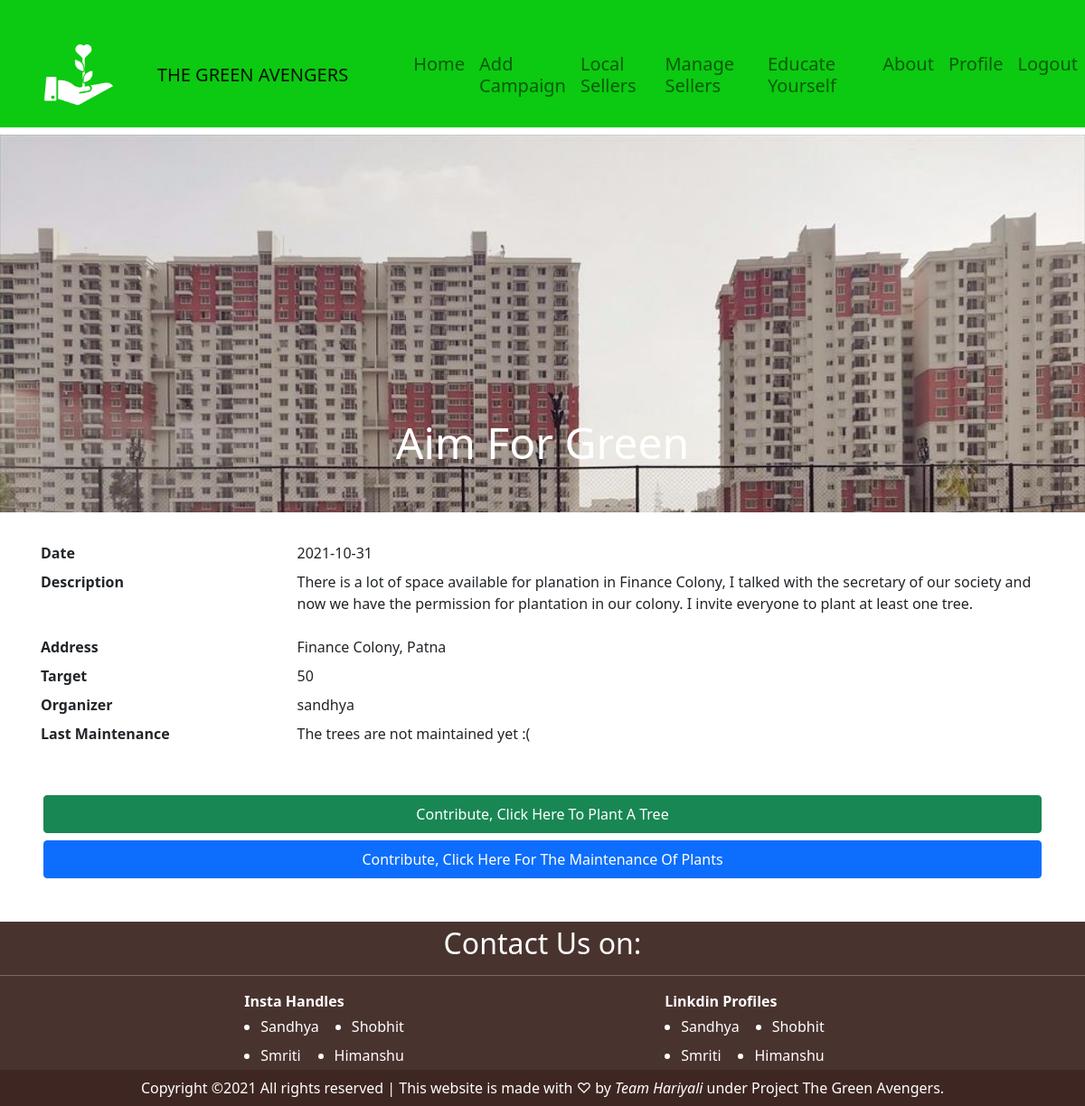
The app's page /details/2 (signed in) with its own data.
### app.py (models this page shows, shortened)
class Campaign(db.Model):
    __tablename__ = 'campaigns'
    id = db.Column(db.Integer(), primary_key=True)
    name = db.Column(db.String(255), nullable=False, unique=True)
    city = db.Column(db.String(50), nullable=False)
    address = db.Column(db.Text(), nullable=False)
    target = db.Column(db.Integer(), nullable=False)
    trees_planted = db.Column(db.Integer(), nullable=False, default=0)
    date = db.Column(db.DateTime(), nullable=False, default=datetime.utcnow)
    description = db.Column(db.Text(), nullable=False, default="")
    organizer_id = db.Column(db.Integer(), db.ForeignKey('users.id'), nullable=False)
    image_file = db.Column(db.String(50), nullable=False, default='default_campaign.jpg')
    last_maintenance = db.Column(db.DateTime())
    volunteers = db.relationship('User', secondary='campaign_volunteers')

class User(db.Model, UserMixin):
    __tablename__ = 'users'
    id = db.Column(db.Integer, primary_key = True)
    username = db.Column(db.String(50), nullable = False, unique = True)
    password = db.Column(db.String(255), nullable = False, server_default = '')
    active = db.Column(db.Boolean(), nullable = False, server_default = '0')
    city = db.Column(db.String(255), nullable=False, default='')
    age = db.Column(db.Integer(), nullable=False, default=0)
    gender = db.Column(db.String(50), nullable=False, default='Female')
    institution = db.Column(db.String(200))
    points = db.Column(db.Integer, nullable=False, default=0)
    trees_planted = db.Column(db.Integer, nullable=False, default=0)
    roles = db.relationship('Role', secondary='user_roles')
    campaigns = db.relationship('Campaign', backref='organizer', lazy=True)
    images = db.relationship('Image', backref='uploader', lazy=True)
    sellers = db.relationship('Seller', backref='organizer', lazy=True)

### app.py (the view, shortened to what this page needs)
@app.route('/details/<campaign_id>', methods=['GET', 'POST'])
@login_required
def campaignDetail(campaign_id):
    campaign = Campaign.query.get(campaign_id)
    form_tree = PlantTreeForm()
    form_water = WaterTreeForm()
    return render_template('campaignDetail.html', campaign = campaign, form_tree = form_tree, form_water=form_water, user=current_user)

### templates/campaignDetail.html (shortened to what this page needs)
<!doctype html>
<html lang="en">
<head>
  <link href="https://cdn.jsdelivr.net/npm/bootstrap@5.1.3/dist/css/bootstrap.min.css" rel="stylesheet"
>
  <link rel="stylesheet" href="{{ url_for('static', filename='campaignDetail.css') }}">
</head>
<body>
  {% from "_macros.html" import navbar, footer %}
  {{ navbar(user) }}
  <div class="item">
    <div id="carouselExampleCaptions" class="carousel slide" data-bs-ride="carousel">
      <div class="carousel-inner">
        <div class="carousel-item active">
          <img src="{{ url_for('static', filename='images/' + campaign.image_file) }}"
            class="d-block img-fluid" alt="..." style="width: 100%;height: fit-content;">
          <div class="carousel-caption d-none d-md-block">
            <h5 class="display-5">{{ campaign.name }}</h5>
          </div>
        </div>
      </div>
    </div>
    <dl class="row">
      <dt class="col-sm-3">Date</dt>
      <dd class="col-sm-9">{{ campaign.date.date() }}</dd>
      <dt class="col-sm-3">Description</dt>
      <dd class="col-sm-9">
        <p>{{ campaign.description }}</p>
      </dd>
      <dt class="col-sm-3">Address</dt>
      <dd class="col-sm-9">{{ campaign.address }}</dd>
      <dt class="col-sm-3 text-truncate">Target</dt>
      <dd class="col-sm-9"> {{ campaign.target }} </dd>
      <dt class="col-sm-3">Organizer</dt>
      <dd class="col-sm-9"> {{ campaign.organizer.username }} </dd>
      <dt class="col-sm-3">Last Maintenance</dt>
      {% if campaign.last_maintenance %}
        <dd class="col-sm-9"> {{ campaign.last_maintenance.date() }} </dd>
      {% else %}
        <dd class="col-sm-9"> The trees are not maintained yet :( </dd>
      {% endif %}
    </dl>
    <div class="d-grid gap-2  m-5">
      <button class="btn btn-success py-2" type="button" onclick="show_tree()">Contribute, Click Here To Plant A Tree</button>
      <button class="btn btn-primary py-2" type="button" onclick="show_water()">Contribute, Click Here For The Maintenance Of Plants</button>
    </div>
    {{ footer() }}
</body>
</html>

### static/campaignDetail.css (style rules this page uses)
.carousel-item { width: inherit; height: 418px; }
.row { margin: 33px; }

### records on screen
Campaign: image_file (picture), name "Aim For Green", date "2021-10-31", description "There is a lot of space available for planation in Finance Colony, I talked with the secretary of our society and now we have the permission for plantation in our colony. I invite everyone to plant at least one tree.", address "Finance Colony, Patna", target "50"
User: organizer.username "sandhya"
